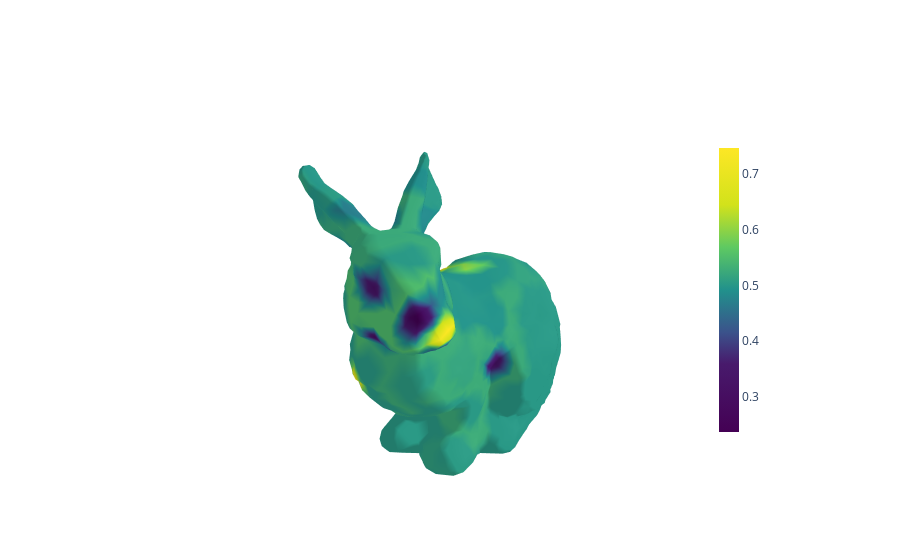

Notebook code for this chart:
### Markdown cell above
Filtered Scalar Fields - after filtering both persistent 0- and 1-homology below the threshold eps=0.2

### Code cell
fig3 = plot_mesh(V, F, Function_01, cmin, cmax)
# This produces an svg image
fig3.show(renderer="svg")
# This produces an interactive plot
fig3.show()

### Figure 1 — Plotly figure (JSON) as saved in the notebook; plotly's stock layout.template omitted (floating-point values rounded to 4 significant figures; data arrays with more than 128 entries replaced by an {"elided": "..."} marker saying what was removed)
{"data": [{"cmax": 0.7468, "cmin": 0.2368, "colorbar": {"len": 0.8, "thickness": 20, "x": 0.85}, "colorscale": [[0, "#440154"], [0.24, "#481a6c"], [0.35, "#3b528b"], [0.5, "#21918c"], [0.65, "#5ec962"], [0.8, "#d2e21b"], [1, "#fde725"]], "i": {"elided": "3998 int values"}, "intensity": {"elided": "2002 float values"}, "j": {"elided": "3998 int values"}, "k": {"elided": "3998 int values"}, "name": "y", "showscale": true, "type": "mesh3d", "x": {"elided": "2002 float values"}, "y": {"elided": "2002 float values"}, "z": {"elided": "2002 float values"}}], "layout": {"scene": {"camera": {"eye": {"x": -1.17, "y": -1.17, "z": 0.585}}, "xaxis": {"showgrid": false, "showticklabels": false, "title": {"text": ""}, "visible": false}, "yaxis": {"showgrid": false, "showticklabels": false, "title": {"text": ""}, "visible": false}, "zaxis": {"showgrid": false, "showticklabels": false, "title": {"text": ""}, "visible": false}}}}
